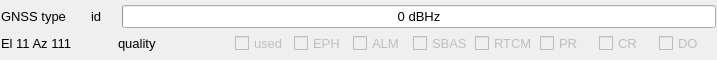
<?xml version="1.0" encoding="UTF-8"?>
<ui version="4.0">
 <class>UBloxSatelliteWidget</class>
 <widget class="QWidget" name="UBloxSatelliteWidget">
  <property name="geometry">
   <rect>
    <x>0</x>
    <y>0</y>
    <width>717</width>
    <height>60</height>
   </rect>
  </property>
  <property name="sizePolicy">
   <sizepolicy hsizetype="MinimumExpanding" vsizetype="Fixed">
    <horstretch>0</horstretch>
    <verstretch>0</verstretch>
   </sizepolicy>
  </property>
  <property name="windowTitle">
   <string>Form</string>
  </property>
  <layout class="QVBoxLayout" name="verticalLayout">
   <property name="spacing">
    <number>1</number>
   </property>
   <property name="margin">
    <number>1</number>
   </property>
   <item>
    <layout class="QHBoxLayout" name="horizontalLayout" stretch="3,1,20">
     <item>
      <widget class="QLabel" name="gnssType">
       <property name="font">
        <font>
         <pointsize>10</pointsize>
        </font>
       </property>
       <property name="text">
        <string>GNSS type</string>
       </property>
      </widget>
     </item>
     <item>
      <widget class="QLabel" name="satelliteId">
       <property name="font">
        <font>
         <pointsize>10</pointsize>
        </font>
       </property>
       <property name="text">
        <string>id</string>
       </property>
      </widget>
     </item>
     <item>
      <widget class="QProgressBar" name="carrierToNoise">
       <property name="font">
        <font>
         <pointsize>10</pointsize>
        </font>
       </property>
       <property name="maximum">
        <number>60</number>
       </property>
       <property name="value">
        <number>0</number>
       </property>
       <property name="alignment">
        <set>Qt::AlignCenter</set>
       </property>
       <property name="format">
        <string>%v dBHz</string>
       </property>
      </widget>
     </item>
    </layout>
   </item>
   <item>
    <layout class="QHBoxLayout" name="horizontalLayout_2" stretch="2,2,1,1,1,1,1,1,1,1">
     <property name="spacing">
      <number>2</number>
     </property>
     <item>
      <widget class="QLabel" name="elevazim">
       <property name="font">
        <font>
         <pointsize>10</pointsize>
        </font>
       </property>
       <property name="text">
        <string>El 11 Az 111</string>
       </property>
      </widget>
     </item>
     <item>
      <widget class="QLabel" name="quality">
       <property name="font">
        <font>
         <pointsize>10</pointsize>
        </font>
       </property>
       <property name="text">
        <string>quality</string>
       </property>
      </widget>
     </item>
     <item>
      <widget class="QCheckBox" name="used">
       <property name="enabled">
        <bool>false</bool>
       </property>
       <property name="font">
        <font>
         <pointsize>10</pointsize>
         <kerning>true</kerning>
        </font>
       </property>
       <property name="text">
        <string>used</string>
       </property>
      </widget>
     </item>
     <item>
      <widget class="QCheckBox" name="eph">
       <property name="enabled">
        <bool>false</bool>
       </property>
       <property name="font">
        <font>
         <pointsize>10</pointsize>
        </font>
       </property>
       <property name="toolTip">
        <string comment="Ephemeris available"/>
       </property>
       <property name="text">
        <string>EPH</string>
       </property>
       <property name="shortcut">
        <string comment="ephemeris"/>
       </property>
      </widget>
     </item>
     <item>
      <widget class="QCheckBox" name="alm">
       <property name="enabled">
        <bool>false</bool>
       </property>
       <property name="font">
        <font>
         <pointsize>10</pointsize>
        </font>
       </property>
       <property name="toolTip">
        <string comment="Almanac available"/>
       </property>
       <property name="text">
        <string>ALM</string>
       </property>
       <property name="shortcut">
        <string comment="almanac"/>
       </property>
      </widget>
     </item>
     <item>
      <widget class="QCheckBox" name="sbas">
       <property name="enabled">
        <bool>false</bool>
       </property>
       <property name="font">
        <font>
         <pointsize>10</pointsize>
        </font>
       </property>
       <property name="toolTip">
        <string comment="SBAS corrections"/>
       </property>
       <property name="text">
        <string>SBAS</string>
       </property>
      </widget>
     </item>
     <item>
      <widget class="QCheckBox" name="rtcm">
       <property name="enabled">
        <bool>false</bool>
       </property>
       <property name="font">
        <font>
         <pointsize>10</pointsize>
        </font>
       </property>
       <property name="toolTip">
        <string comment="RTCM corrections"/>
       </property>
       <property name="text">
        <string>RTCM</string>
       </property>
      </widget>
     </item>
     <item>
      <widget class="QCheckBox" name="pr">
       <property name="enabled">
        <bool>false</bool>
       </property>
       <property name="font">
        <font>
         <pointsize>10</pointsize>
        </font>
       </property>
       <property name="toolTip">
        <string comment="Pseudorange corrections"/>
       </property>
       <property name="text">
        <string>PR</string>
       </property>
       <property name="shortcut">
        <string comment="pseudorange corrections"/>
       </property>
      </widget>
     </item>
     <item>
      <widget class="QCheckBox" name="cr">
       <property name="enabled">
        <bool>false</bool>
       </property>
       <property name="font">
        <font>
         <pointsize>10</pointsize>
        </font>
       </property>
       <property name="toolTip">
        <string comment="Carrier range corrections"/>
       </property>
       <property name="text">
        <string>CR</string>
       </property>
       <property name="shortcut">
        <string comment="carrier range corrections"/>
       </property>
      </widget>
     </item>
     <item>
      <widget class="QCheckBox" name="dop">
       <property name="enabled">
        <bool>false</bool>
       </property>
       <property name="font">
        <font>
         <pointsize>10</pointsize>
        </font>
       </property>
       <property name="toolTip">
        <string comment="Range rate (Doppler) corrections"/>
       </property>
       <property name="text">
        <string>DO</string>
       </property>
       <property name="shortcut">
        <string comment="range rate (Doppler) corrections"/>
       </property>
      </widget>
     </item>
    </layout>
   </item>
  </layout>
 </widget>
 <resources/>
 <connections/>
</ui>
